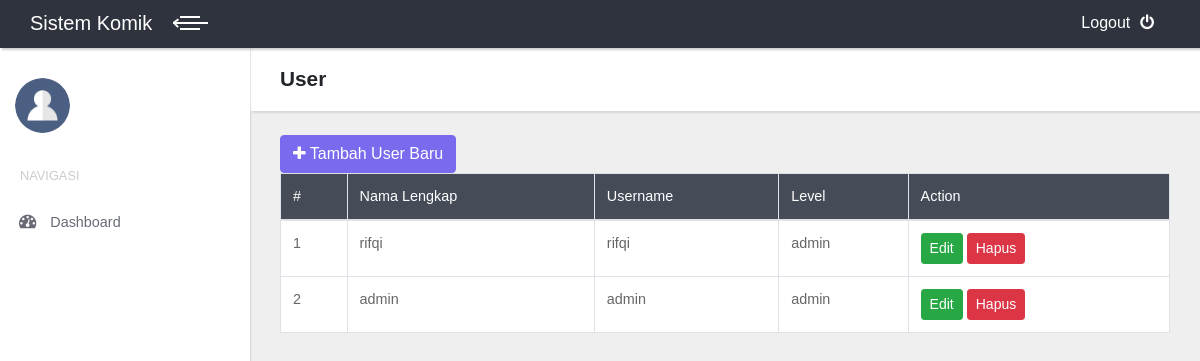
The app's page /index.php/user with its own data.
### tables this page shows
CREATE TABLE `user`  (
  `kode_user` int NOT NULL AUTO_INCREMENT,
  `nama_user` varchar(100) NOT NULL,
  `username` varchar(100) NOT NULL,
  `password` varchar(100) NOT NULL,
  `level` varchar(100) NOT NULL,
  PRIMARY KEY (`kode_user`) USING BTREE
);

### application/controllers/User.php (called while the page is built, shortened)
<?php
class User extends CI_Controller {
	public function __construct()
	{
		$this->load->model('m_user','user');
	}
	public function index()
	{
		$data['tampil_user']=$this->user->tampil_user();
		$data['konten']="v_user";
		$this->load->view('template', $data);
	}
}

### index.php (called while the page is built, shortened)
<?php
require_once BASEPATH.'core/CodeIgniter.php';

### application/models/M_user.php (called while the page is built, shortened)
<?php
class M_user extends CI_Model {
	public function tampil_user()
	{
		$tm_user=$this->db->get('user')->result();
		return $tm_user;
	}
}

### application/views/v_user.php (the view, shortened to what this page needs)
<header class="page-header">
  <div class="container-fluid">
    <h2 class="no-margin-bottom">User</h2>
  </div>
</header>
<div class="table-agile-info">
	<div class="panel panel-default">
		<div class="container-fluid">
			<br><a href="#tambah" data-toggle="modal" class="btn btn-primary pull-left"><i class="fa fa-plus"></i> Tambah User Baru</a><br>
			<table class="table table-hover table-bordered" id="example" ui-options=ui-options="{
			        &quot;paging&quot;: {
			          &quot;enabled&quot;: true
			        },
			        &quot;filtering&quot;: {
			          &quot;enabled&quot;: true
			        },
			        &quot;sorting&quot;: {
			          &quot;enabled&quot;: true
			        }}">
				<thead style="background-color: #464b58; color:white;">
					<tr>
						<td>#</td>
						<td>Nama Lengkap</td>
						<td>Username</td>
						<td>Level</td>
						<td>Action</td>
					</tr></thead>
				<tbody style="background-color: white;">
					<?php $no=0; foreach ($tampil_user as $user) : $no++;?>
					<tr>
						<td><?=$no?></td>
						<td><?=$user->nama_user?></td>
						<td><?=$user->username?></td>
						<td><?=$user->level?></td>
						<td>
							<a href="#edit" onclick="edit('<?=$user->kode_user?>')" class="btn btn-success btn-sm" data-toggle="modal">Edit</a>
							<a href="<?=base_url('user/hapus/'.$user->kode_user)?>" onclick="return confirm('Apa kamu yakin untuk menghapus User ini?')" class="btn btn-danger btn-sm">Hapus</a>
						</td>
					</tr>
				<?php endforeach ?>
				</tbody>
			</table>
		</div>
	</div>
</div>

### assets/css/style.default.css (style rules this page uses)
body { overflow-x: hidden; }
a, i, span { display: inline-block; text-decoration: none; -webkit-transition: all 0.3s; transition: all 0.3s; }
.container-fluid { padding: 0 30px; }
header.page-header { padding: 20px 0; }
table { font-size: 0.9em; color: #666; }
.page-header { background: #fff; padding: 20px; -webkit-box-shadow: 2px 2px 2px rgba(0, 0, 0, 0.1); box-shadow: 2px 2px 2px rgba(0, 0, 0, 0.1); position: relative; z-index: 8; }
.no-margin-bottom { margin-bottom: 0 !important; }
.btn { font-weight: 400; border: 1px solid transparent; padding: 0.375rem 0.75rem; font-size: 1rem; line-height: 1.5; border-radius: 0.25rem; -webkit-transition: background-color 0.15s ease-in-out, border-color 0.15s ease-in-out, -webkit-box-shadow 0.15s ease-in-out; transition: background-color 0.15s ease-in-out, border-color 0.15s ease-in-out, -webkit-box-shadow 0.15s ease-in-out; transition: background-color 0.15s ease-in-out, border-color 0.15s ease-in-out, box-shadow 0.15s ease-in-out; transition: background-color 0.15s ease-in-out, border-color 0.15s ease-in-out, box-shadow 0.15s ease-in-out, -webkit-box-shadow 0.15s ease-in-out; }
.btn-primary { color: color-yiq(#796aee); background-color: #796aee; border-color: #796aee; }
.btn-success { color: color-yiq(#28a745); background-color: #28a745; border-color: #28a745; }
.btn-danger { color: color-yiq(#dc3545); background-color: #dc3545; border-color: #dc3545; }
.btn-sm { padding: 0.25rem 0.5rem; font-size: 0.875rem; line-height: 1.5; border-radius: 0.2rem; }
body { font-family: "Poppins", sans-serif; font-size: 1rem; font-weight: 400; line-height: 1.5; color: #212529; background-color: #fff; }
a { color: #796aee; text-decoration: none; }
h1, h2, h3, h4, h5, h6, .h1, .h2, .h3, .h4, .h5, .h6 { margin-bottom: 0.5rem; font-family: inherit; font-weight: 700; line-height: 1.1; color: inherit; }
h2, .h2 { font-size: 1.3rem; }

### records on screen
user: nama_user "rifqi", username "rifqi", level "admin"
user: nama_user "admin", username "admin", level "admin"
